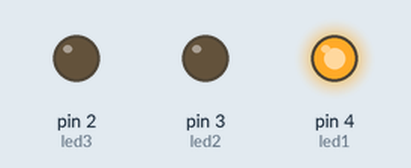
Simulated run of this sketch. Board: Arduino Uno, built with avr-gcc and run on an emulated ATmega328P. On the bench: output pins drawn as LEDs (lit = HIGH).

Above: at 0.2 s.
At 0.7 s:
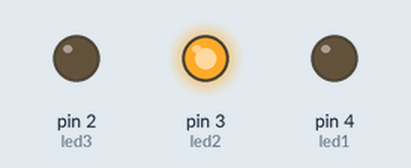
At 2.7 s:
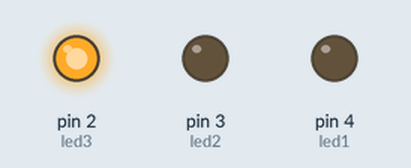
Timing chart, 0 to 3.5 s (numbered marks = the images above):
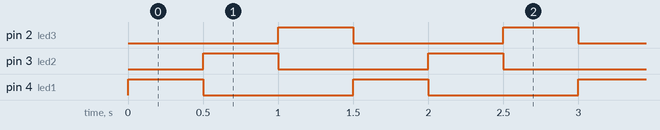

Measured:
- by itself, pin 2 (led3), pin 3 (led2), pin 4 (led1): alternates HIGH for 0.50 s and LOW for 1.0 s
- by itself, everything shown: repeats every 1.5 s, in 4 steps

The sketch:

ke_kanan.ino
```cpp
const int led1 = 4;
const int led2 = 3;
const int led3 = 2;

void setup() {
  pinMode(led1, OUTPUT);
  pinMode(led2, OUTPUT);
  pinMode(led3, OUTPUT);
}

void loop() {
  // menyalakan led 1
  digitalWrite(led1, HIGH);
  delay(500); // tunggu selama 0.5 detik
  digitalWrite(led1, LOW); // matikan led 1

  // menyalakan led 2
  digitalWrite(led2, HIGH);
  delay(500); // tunggu selama 0.5 detik
  digitalWrite(led2, LOW); // matikan led 2

  // menyalakan led 3
  digitalWrite(led3, HIGH);
  delay(500); // tunggu selama 0.5 detik
  digitalWrite(led3, LOW); // matikan led 3
}
```

sketch.ino
```cpp

```
